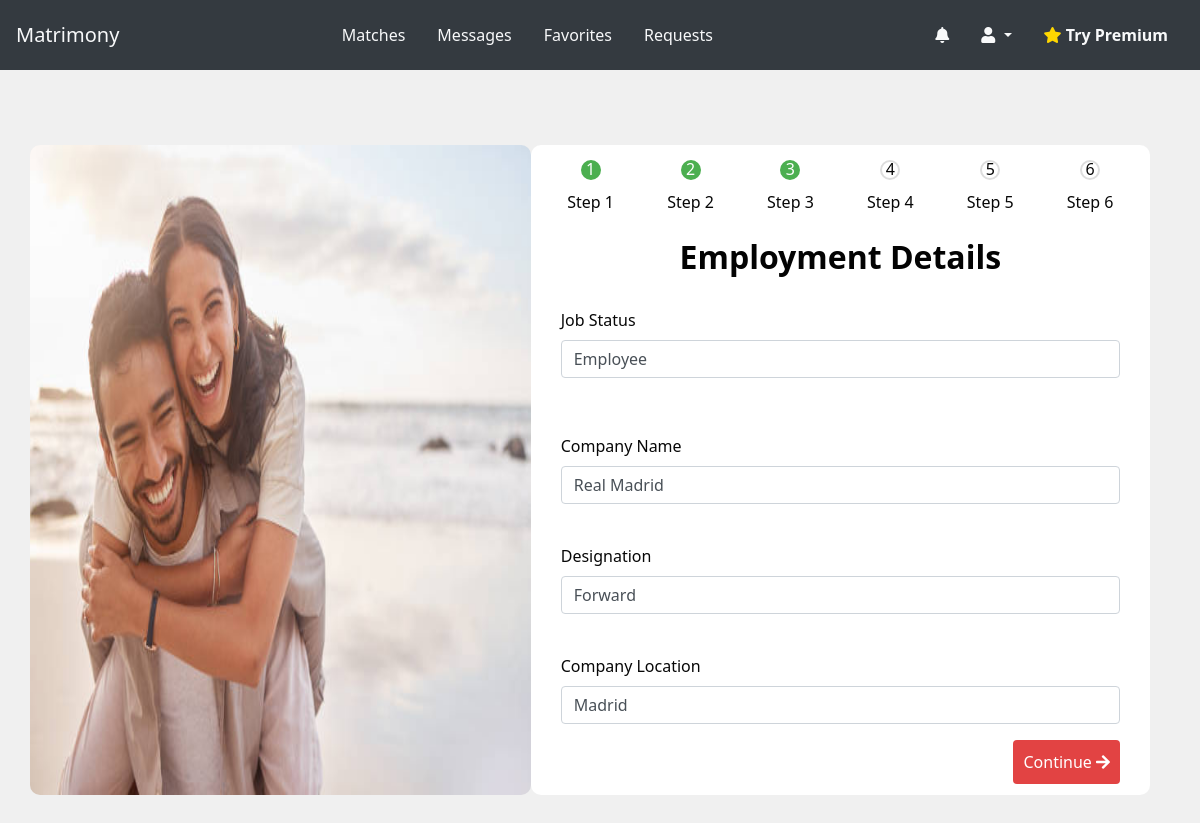
The page /accounts/employment_details/ (signed in) on the database its author committed.
### accounts/models.py (models this page shows, shortened)
class User(AbstractUser):
    GENDER_CHOICES = (('Male','Male'),('Female','Female'),('Other','Other'),)
    INTEREST_CHOICES = (('Male','Male'),('Female','Female'),('Other','Other'),)
    EXPERTISE_CHOICES = (('Beginner','Beginner'),('Intermediate','Intermediate'),('Expert','Expert'),)
    JOB_STATUS_CHOICES = (('Employee','Employee'),('Employer','Employer'),('JobSeeker','JobSeeker'),)
    phone_number =models.CharField(
        max_length=15,
        blank=True,
        verbose_name='Phone Number'
    )
    profile_photo = models.ImageField(
        upload_to='profile_photos/',
        blank=True,
        verbose_name='Profile photo'
    )
    date_of_birth = models.DateField(
        null=True,
        blank=True,
        verbose_name='Date Of Birth'
    )
    gender =models.CharField(
        max_length= 6,
        choices=GENDER_CHOICES,
        blank=True,
        verbose_name='Gender',
        default='Male'
    )
    friend = models.ManyToManyField('self', blank=True)
    hobbies = models.ForeignKey(Hobby,related_name='users',blank=True,null=True,on_delete=models.CASCADE)
    interest =models.CharField(max_length=6,choices=INTEREST_CHOICES,verbose_name='Interested In',blank=True,null=True,default='Male')
    smoking_habits = models.CharField(max_length=50, choices=[('yes', 'Yes'), ('no', 'No')], default='no',blank=True,null=True)
    drinking_habits = models.CharField(max_length=50, choices=[('yes', 'Yes'), ('no', 'No')], default='no',blank=True,null=True)
    qualification = models.CharField(max_length=255,blank=True,null=True)
    job_status = models.CharField(max_length=100,blank=True,verbose_name='Job Status',choices=JOB_STATUS_CHOICES)
    company_name = models.CharField(max_length=255, blank=True, null=True,verbose_name='Company Name')
    designation = models.CharField(max_length=100,blank=True,null=True,verbose_name='Designation')
    company_location = models.CharField(max_length=200,blank=True,null=True,verbose_name='Company Location')
    job_title = models.CharField(max_length=255, blank=True, null=True,verbose_name='Job Title')
    expertise_level = models.CharField(max_length=100,
        blank=True,
        verbose_name='Expertise Level',
        choices=EXPERTISE_CHOICES)
    about = models.TextField(max_length=1000,blank=True,null=True)
    facebook = models.URLField(max_length=100,blank=True,null=True)
    instagram = models.URLField(max_length=100,blank=True,null=True)
    snapchat = models.URLField(max_length=100,blank=True,null=True)
    groups = models.ManyToManyField(
        'auth.Group',
        related_name='custom_user_set',  # Change this to a unique name
        blank=True,
        help_text='The groups this user belongs to. A user will get all permissions granted to each of their groups.',
        related_query_name='custom_user',
    )
    user_permissions = models.ManyToManyField(
        'auth.Permission',
        related_name='custom_user_set',  # Change this to a unique name
        blank=True,
        help_text='Specific permissions for this user.',
        related_query_name='custom_user',
    )

### accounts/views.py (the view)
# urls.py: path('employment_details/',employment_details,name='employment_details'),
def employment_details(request):
    if request.method == 'POST':
        form = EmploymentForm(request.POST,instance=request.user)
        if form.is_valid():
            try:
                employment_details = form.save(commit=False)
                employment_details.save()
                messages.success(request,'Your Address has been updated!')
                return redirect('accounts:relation')
            except IntegrityError as e:
                print(f"Error:{e} ")
                return render(request,'registration/register.html')
    else:
        form = EmploymentForm(instance=request.user)
    return render(request,'registration/employment_details.html',{'form':form})

### accounts/forms.py
class EmploymentForm(ModelForm):
    class Meta:
        model = User
        fields = [
            'job_status',
            'company_name',
            'designation',
            'company_location',
            'job_title',
            'expertise_level'
        ]
        widgets = {
            'job_status': Select(attrs={'class':'form-control'}),
            'company_name': TextInput(attrs={'class':'form-control'}),
            'designation': TextInput(attrs={'class':'form-control'}),
            'company_location': TextInput(attrs={'class':'form-control'}),
            'job_title': TextInput(attrs={'class':'form-control'}),
            'expertise_level': Select(attrs={'class': 'form-control'}),
        }

### accounts/templates/registration/employment_details.html (shortened to what this page needs)
{% extends 'shared/base.html' %}
{% block content %}
{%load static%}
<html lang="en">
<head>
    <link href="https://maxcdn.bootstrapcdn.com/bootstrap/4.5.2/css/bootstrap.min.css" rel="stylesheet">
    <link rel="stylesheet" type="text/css" href="{% static 'assets/css/accounts/employ.css' %}">
</head>
<body>
    <div class="container">
        <div class="image-container">
            <img src="{% static 'assets/img/userimg/cpl3.jpg'%}" alt="Image">
        </div>
        <div class="login-container">
            <ul class="progressbar">
                <li class="active">Step 1</li>
                <li class="active">Step 2</li>
                <li class="active">Step 3</li>
                <li>Step 4</li>
                <li>Step 5</li>
                <li>Step 6</li>
            </ul>
        <h2 class="text-center mt-4">Employment Details</h2>
        <form method="post" action="{% url "accounts:employment_details"%}">
            <div class="form-group">
                {% include 'components/form_field.html' with field=form.job_status %}
            </div>
            <div id="employeeEmployerFields" class="hidden">
                <div class="form-group">
                    {% include 'components/form_field.html' with field=form.company_name %}
                </div>
                <div class="form-group">
                    {% include 'components/form_field.html' with field=form.designation %}
                </div>
                <div class="form-group">
                    {% include 'components/form_field.html' with field=form.company_location %}
                </div>
            </div>
            <div class="d-flex justify-content-end">
                <button type="submit" class="btn btn-primary">
                    Continue <i class="fas fa-arrow-right"></i>
                </button>
            </div>
        </form>
    </div>
</div>
</body>
</html>
{% endblock content %}

### templates/components/form_field.html (shortened to what this page needs)
<div class="form-group">
    <label for="{{ field.id_for_label }}">
        {{ field.label }}{% if field.field.required %} <span class="text-danger">*</span>{% endif %}
    </label>
    {{ field }}
</div>

### static/assets/css/accounts/employ.css (style rules this page uses)
body { font-family: system-ui, -apple-system, BlinkMacSystemFont, 'Segoe UI', Roboto, Oxygen, Ubuntu, Cantarell, 'Open Sans', 'Helvetica Neue', sans-serif; background-color: #f0f0f0; margin: 0; padding: 0; background-size: cover; }
.container { height: 100vh; display: flex; align-items: center; justify-content: space-evenly; padding: 0px; margin-top: 0; }
.login-container { background-color: #ffffff; padding: 10px; margin-top: 0px; color: rgb(7, 7, 7); margin-right: 20px; float: left; width: 70%; border-radius: 10px; height: 650px; }
.login-container h2 { color: #030303; font-family: system-ui, -apple-system, BlinkMacSystemFont, 'Segoe UI', Roboto, Oxygen, Ubuntu, Cantarell, 'Open Sans', 'Helvetica Neue', sans-serif; }
.login-container form { display: flex; flex-direction: column; margin-left: 20px; margin-right: 20px; }
.login-container button { padding: 10px; border: none; border-radius: 4px; background-color: #e24343; color: white; font-size: 16px; cursor: pointer; }
.image-container { display: flex; align-items: center; justify-content: center; float: left; margin-left: 0px; }
.image-container img { max-width: 100%; height: 650px; width: 650px;; margin-top: 0px; border-radius: 10px; background-size: cover; }
h2 { font-weight: bold; }
.progressbar { display: flex; justify-content: space-between; counter-reset: step; margin: 5px 0; padding-left: 0; margin-bottom: 10px; }
.progressbar li { list-style: none; position: relative; flex: 1; text-align: center; }
.progressbar li::before { content: counter(step); counter-increment: step; width: 20px; height: 20px; line-height: 15px; border: 2px solid #ddd; display: block; text-align: center; margin: 0 auto 10px auto; border-radius: 50%; background-color: #fff; }
.progressbar li::after { content: ''; position: absolute; width: 100%; height: 2px; background-color: #ddd; top: 15px; left: -50%; z-index: -1; }
.progressbar li:first-child::after { content: none; }
.progressbar li.active::before, .progressbar li.active::after { background-color: #4CAF50; border-color: #4CAF50; color: white; }

### rows shown on the page
User: job_status "Employee", company_name "Real Madrid", designation "Forward", company_location "Madrid"

### other values the page prints
{{ field.label }} "Job Status Company Name Designation Company Location"
